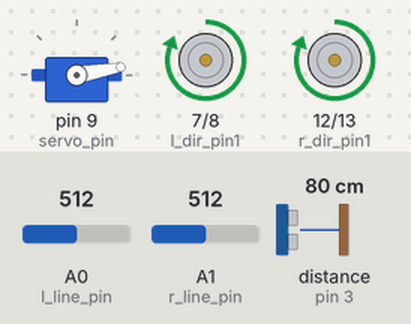
This sketch was run on a simulated Arduino Uno, built with avr-gcc and run on an emulated ATmega328P. On the bench: servo, motor-driver pin pairs drawn as motors (green arrow = first pin HIGH = forward, orange = second pin HIGH = backward, longer = more drive, scaled by the enable pin). Inputs (shaded band) come from the test bench; at power-on: A0 (l_line_pin) = 512, A1 (r_line_pin) = 512, distance to the obstacle (sensor on pin 3) 80 cm. The echo pulse lasts 58.3 µs per cm.

Above: at 0.6 s.
1.3 s: A0 (l_line_pin) set to 711
4.7 s: A0 (l_line_pin) set to 737
At 5.3 s:
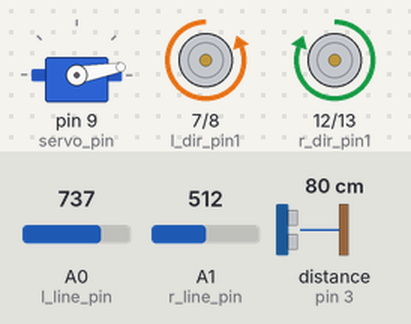
8.1 s: A1 (r_line_pin) set to 703
11.5 s: A1 (r_line_pin) set to 733
At 12.11 s:
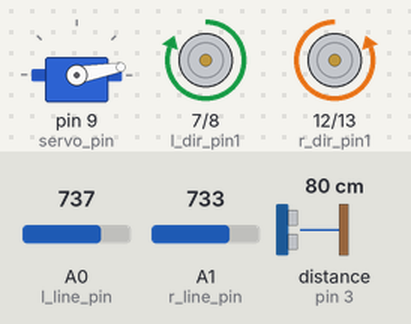
14.9 s: A1 (r_line_pin) set to 716
At 15.3 s:
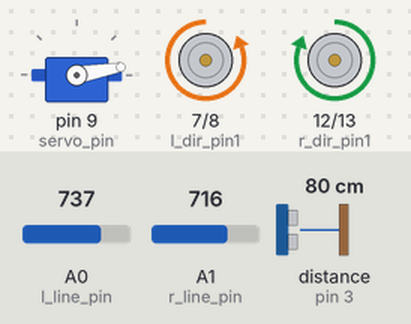
18.3 s: A1 (r_line_pin) set to 900
At 18.7 s:
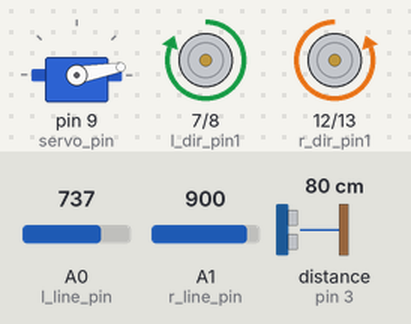
Timing chart, 0 to 21.3 s (numbered marks = the images above; inputs shaded):
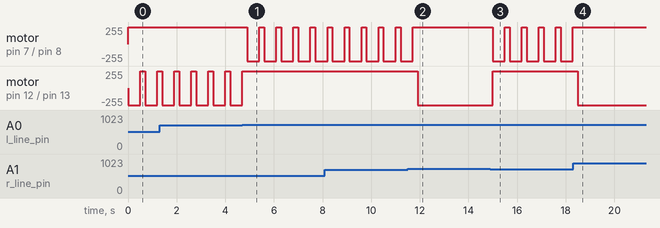

The sketch:

SumoBot.ino
```cpp
//Import Ultrasonic Sensor and Servo Libraries
#include <NewPing.h>
#include <Servo.h>

//Motor Speed Control Pins
const int l_speed_pin = 6;
const int r_speed_pin = 11;

//Motor Direction Pins
const int l_dir_pin1 = 7;
const int l_dir_pin2 = 8;
const int r_dir_pin1 = 12;
const int r_dir_pin2 = 13;

//Line Sensor Inputs
const int l_line_pin = A0;
const int r_line_pin = A1;
//Input value beyond which indicates a line is detected
const int line_thresh = 720;

//Distance Sensor Pins
const int trig_pin = 2;
const int echo_pin = 3;
//Limit max distance reading (cm)
const int dist_limit = 100;
//Distance within which opponent will be attacked
const int attack_dist = 75;

//Distance Sensor Initializations
NewPing ultra(trig_pin, echo_pin, dist_limit);

//Variable to keep track of and change robot states
//Initially set to hunt state
//0: Survive ; 1: Hunt ; 2: Attack
const int Survive = 0;
const int Hunt = 1;
const int Attack = 2;
int state = Hunt;

//Servo object and pin
const int servo_pin = 9;
Servo ramp;


void setup(){
  for(int i = 6; i <= 8; i++){
    pinMode(i, OUTPUT);
  }
  for(int i = 11; i <= 13; i++){
    pinMode(i, OUTPUT);
  }

  pinMode(trig_pin, OUTPUT);
  pinMode(echo_pin, INPUT);

  //Attach servo object "ramp" to servo_pin and lower ramp
  //to prepare for combat
  ramp.attach(servo_pin);
  ramp.write(10);
}


/*Driving Functions*/
//Forward function
void forward(){
  //Set direction
  digitalWrite(l_dir_pin1, HIGH);
  digitalWrite(r_dir_pin1, HIGH);
  digitalWrite(l_dir_pin2, LOW);
  digitalWrite(r_dir_pin2, LOW);

  //Set full speed
  analogWrite(l_speed_pin, 255);
  analogWrite(r_speed_pin, 255);
}

//Left turn function
void turn_left(){
  //Set direction
  digitalWrite(l_dir_pin1, LOW);
  digitalWrite(r_dir_pin1, HIGH);
  digitalWrite(l_dir_pin2, HIGH);
  digitalWrite(r_dir_pin2, LOW);

  //Set full speed
  analogWrite(l_speed_pin, 255);
  analogWrite(r_speed_pin, 255);
}

//Right turn function
void turn_right(){
  //Set direction
  digitalWrite(l_dir_pin1, HIGH);
  digitalWrite(r_dir_pin1, LOW);
  digitalWrite(l_dir_pin2, LOW);
  digitalWrite(r_dir_pin2, HIGH);

  //Set full speed
  analogWrite(l_speed_pin, 255);
  analogWrite(r_speed_pin, 255);
}

//Brake function
void brake(){
  //Disable direction
  digitalWrite(l_dir_pin1, LOW);
  digitalWrite(r_dir_pin1, LOW);
  digitalWrite(l_dir_pin2, LOW);
  digitalWrite(r_dir_pin2, LOW);

  //Set no speed
  analogWrite(l_speed_pin, 0);
  analogWrite(r_speed_pin, 0);
}


/*Robot State Functions*/
//Survive State
void survive(){
  int l_line = analogRead(l_line_pin);
  int r_line = analogRead(r_line_pin);

  //If line detected on left side, turn right and drive forward a bit
  if(l_line < line_thresh){
    brake();
    turn_right();
    delay(500);
    forward();
    delay(200);
    return;
  }

  //If line detected on right side, turn left and drive forward a bit
  if(r_line < line_thresh){
    brake();
    turn_left();
    delay(500);
    forward();
    delay(200);
    return;
  }

  //If no line detected, switch to hunt state
  else
    state = Hunt;
    //{forward();
    //delay(200);}
}

//Hunt state
void hunt(){
  //If a line is detected on either side, switch to survive state
  int l_line = analogRead(l_line_pin);
  int r_line = analogRead(r_line_pin);

  if(l_line < line_thresh || r_line < line_thresh){
    state = Survive;
    return;
  }

  //If opponent is detected, switch to attack state
  int dist = ultra.ping_cm();

  if(dist < attack_dist){
    state = Attack;
    return;
  }

  //Otherwise, rotate slightly and continue hunting
  else{
    turn_right();
    delay(200);
    brake();
  }
}

//Attack State
void attack(){
  //If a line is detected on either side, switch to survive state
  int l_line = analogRead(l_line_pin);
  int r_line = analogRead(r_line_pin);

  if(l_line < line_thresh || r_line < line_thresh){
    state = Survive;
    return;
  }

  int dist = ultra.ping_cm();

  //If opponent is not detected, switch to hunt state
  if(dist > attack_dist){
    state = Hunt;
    return;
  }

  //Otherwise, if opponent is detected, drive forward to attack
  else{
    forward();
    delay(500);
    brake();
  }
}


void loop(){
  //Use the switch function and "state" variable
  //to toggle between robot states
  switch(state){
  case Survive:
    survive();
    break;

  case Hunt:
    hunt();
    break;

  case Attack:
    attack();
    break;
  }
  //survive();
}
```

Measured:
- the behaviour switches between 719 and 720 on A0 (l_line_pin) (found by bisection; images 0 and 1)
- the behaviour switches between 719 and 720 on A1 (r_line_pin) (found by bisection; images 1 and 2)
- after the input at 4.7 s, motor on pin 7 (l_dir_pin1) / pin 8 (l_dir_pin2): alternates forward 255/255 for 0.20 s and backward 255/255 for 0.50 s, starting after 0.20 s; motor on pin 12 (r_dir_pin1) / pin 13 (r_dir_pin2): goes on until 4.7 s, then stays forward 255/255
- after the input at 11.5 s, motor on pin 7 (l_dir_pin1) / pin 8 (l_dir_pin2): goes on until 11.7 s, then stays forward 255/255; motor on pin 12 (r_dir_pin1) / pin 13 (r_dir_pin2): forward 255/255 → backward 255/255 after 0.41 s
- after the input at 14.9 s, motor on pin 7 (l_dir_pin1) / pin 8 (l_dir_pin2): alternates forward 255/255 for 0.20 s and backward 255/255 for 0.50 s, starting after 0.09 s; motor on pin 12 (r_dir_pin1) / pin 13 (r_dir_pin2): backward 255/255 → forward 255/255 after 0.09 s
- after the input at 18.3 s, motor on pin 7 (l_dir_pin1) / pin 8 (l_dir_pin2): stops changing and stays forward 255/255; motor on pin 12 (r_dir_pin1) / pin 13 (r_dir_pin2): forward 255/255 → backward 255/255 after 0.20 s
- by itself, motor on pin 12 (r_dir_pin1) / pin 13 (r_dir_pin2): alternates forward 255/255 for 0.20 s and backward 255/255 for 0.50 s
